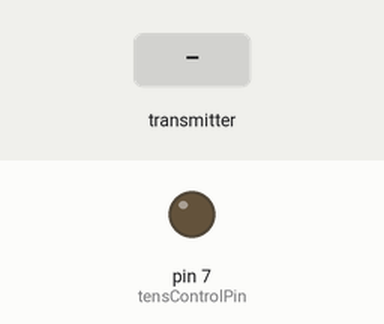
Simulated run of this sketch. Board: Arduino Uno, built with avr-gcc and run on an emulated ATmega328P. On the bench: output pins drawn as LEDs (lit = HIGH). The inputs (shaded band) are chosen by the test bench. No radio packets arrive unless stated; pins used as bus, display or sensor lines are not drawn.

Above: at 1.2 s.
1.3 s: the transmitter starts sending boolStim = 1
At 1.6 s:
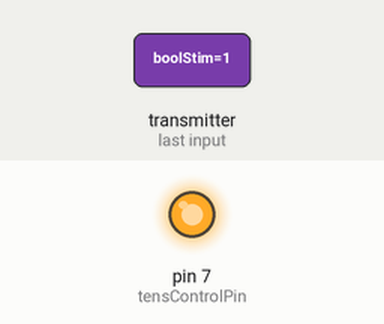
2.8 s: the transmitter starts sending boolStim = 0
At 4.1 s:
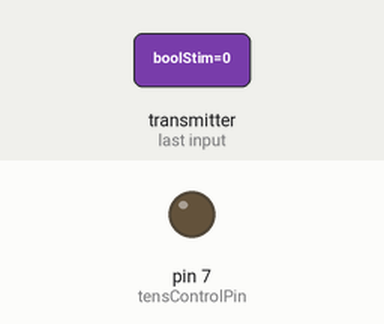
Timing chart, 0 to 5.8 s (numbered marks = the images above; inputs shaded):
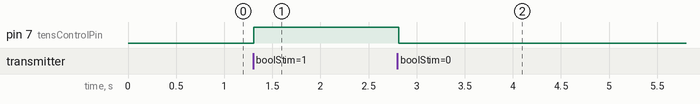

Measured:
- after the input at 1.3 s, pin 7 (tensControlPin): LOW → HIGH at once
- after the input at 2.8 s, pin 7 (tensControlPin): HIGH → LOW at once

The sketch:

Receiver.ino
```cpp
#include <SPI.h>
#include <nRF24L01.h>
#include <RF24.h>

#define buzzer 2
#define tensControlPin 7

RF24 radio(2, 8); // CE, CSN

const byte address[6] = "00001";

void setup() {
  //Setup receiver
  Serial.begin(9600);
  radio.begin();
  radio.openReadingPipe(0, address);
  radio.setPALevel(RF24_PA_MIN);
  radio.startListening();

  //Setup TENS and other output
  pinMode(buzzer, OUTPUT);
  pinMode(tensControlPin, OUTPUT);
  digitalWrite(buzzer, LOW);
  digitalWrite(tensControlPin, LOW);
}

void loop() {
  if (radio.available()) { //check if there is data to be received
    boolean boolStim = false;
    radio.read(&boolStim, sizeof(boolStim)); //read in

    if (boolStim) {
      digitalWrite(buzzer, HIGH); // Turn on buzzer (pin 2)
      digitalWrite(tensControlPin, HIGH); // Turn on TENS (pin 7)
    } else {
      digitalWrite(buzzer, LOW); // Turn off buzzer
      digitalWrite(tensControlPin, LOW); // Turn off TENS
    }
  }
  delay(100);
}
```
